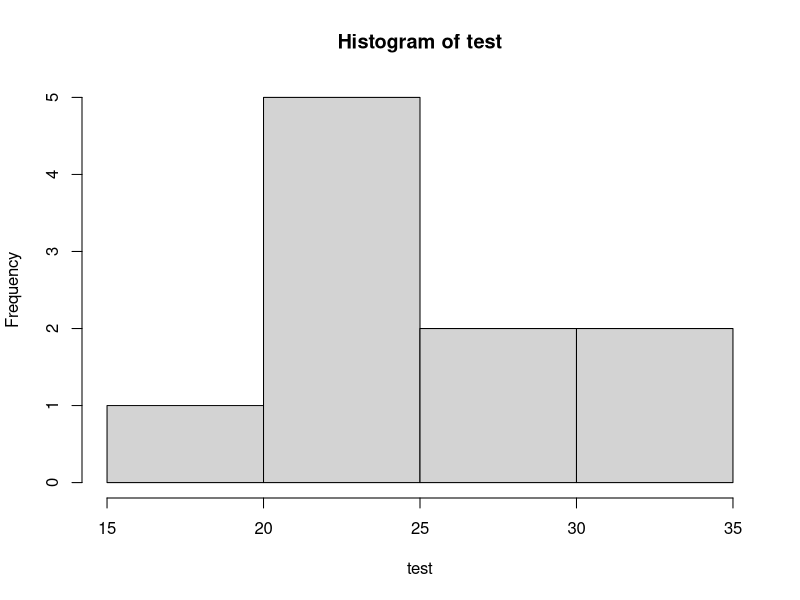

Generate this figure with R:
#####################################################################################
#                                                                                   #
# TITLE: Building Health State Transition Models in R: Chapter 3.4                  #
#                                                                                   #
# DESCRIPTION: Here we draw random numbers from statistical distributions           #
#                                                                                   #
# AUTHOR: Ian Cromwell                                                              #
#                                                                                   #
# DATE: August, 2014                                                                #
#                                                                                   #
#####################################################################################

test <- rnorm(10,25,5)
hist(test)

test2 <- rnorm(1000,25,5)
summary(test2)
quantile(test2, c(0.05, 0.25, 0.5, 0.75, 0.95))

beta1 <- rbeta(1000, 1, 1)
beta2 <- rbeta(1000, 1, 10)
beta3 <- rbeta(1000, 10, 1)
beta4 <- rbeta(1000, 10, 10)
beta5 <- rbeta(1000, 2, 10)

betaoutput <- c("beta1", "mean =", round(mean(beta1),3), "95% quantiles =", round(quantile(beta1, c(0.5, 0.05, 0.95)),3),
                "beta2", "mean =", round(mean(beta2),3), "95% quantiles =", round(quantile(beta2, c(0.5, 0.05, 0.95)),3),
                "beta3", "mean =", round(mean(beta3),3), "95% quantiles =", round(quantile(beta3, c(0.5, 0.05, 0.95)),3),
                "beta4", "mean =", round(mean(beta4),3), "95% quantiles =", round(quantile(beta4, c(0.5, 0.05, 0.95)),3),
                "beta5", "mean =", round(mean(beta5),3), "95% quantiles =", round(quantile(beta5, c(0.5, 0.05, 0.95)),3))